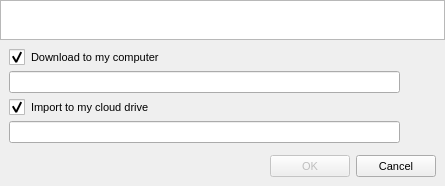
<?xml version="1.0" encoding="UTF-8"?>
<ui version="4.0">
 <class>ImportMegaLinksDialog</class>
 <widget class="QDialog" name="ImportMegaLinksDialog">
  <property name="geometry">
   <rect>
    <x>0</x>
    <y>0</y>
    <width>445</width>
    <height>186</height>
   </rect>
  </property>
  <property name="sizePolicy">
   <sizepolicy hsizetype="Preferred" vsizetype="Preferred">
    <horstretch>0</horstretch>
    <verstretch>0</verstretch>
   </sizepolicy>
  </property>
  <property name="minimumSize">
   <size>
    <width>445</width>
    <height>186</height>
   </size>
  </property>
  <property name="maximumSize">
   <size>
    <width>445</width>
    <height>430</height>
   </size>
  </property>
  <property name="windowTitle">
   <string>Import links</string>
  </property>
  <property name="styleSheet">
   <string notr="true">QWidget
{
font-size: 11px;
}

QCheckBox::indicator {
     width: 16px;
     height: 16px;
 }

QRadioButton::indicator {
     width: 16px;
     height: 16px;
 }

QScrollBar:horizontal {
height: 16px;
}

QPushButton
{
    min-height: 14px;
	height: 14px;
}
</string>
  </property>
  <layout class="QVBoxLayout" name="verticalLayout" stretch="1,0">
   <property name="spacing">
    <number>0</number>
   </property>
   <property name="margin">
    <number>0</number>
   </property>
   <item>
    <widget class="QListWidget" name="linkList">
     <property name="sizePolicy">
      <sizepolicy hsizetype="Preferred" vsizetype="Preferred">
       <horstretch>0</horstretch>
       <verstretch>0</verstretch>
      </sizepolicy>
     </property>
     <property name="minimumSize">
      <size>
       <width>0</width>
       <height>35</height>
      </size>
     </property>
     <property name="sizeIncrement">
      <size>
       <width>0</width>
       <height>0</height>
      </size>
     </property>
    </widget>
   </item>
   <item>
    <widget class="QWidget" name="widget" native="true">
     <layout class="QVBoxLayout" name="verticalLayout_2">
      <property name="spacing">
       <number>6</number>
      </property>
      <property name="margin">
       <number>9</number>
      </property>
      <item>
       <widget class="QCheckBox" name="cDownload">
        <property name="enabled">
         <bool>true</bool>
        </property>
        <property name="text">
         <string>Download to my computer</string>
        </property>
        <property name="checked">
         <bool>true</bool>
        </property>
       </widget>
      </item>
      <item>
       <widget class="QWidget" name="widget_2" native="true">
        <property name="enabled">
         <bool>true</bool>
        </property>
        <layout class="QHBoxLayout" name="horizontalLayout">
         <property name="spacing">
          <number>6</number>
         </property>
         <property name="leftMargin">
          <number>0</number>
         </property>
         <property name="topMargin">
          <number>0</number>
         </property>
         <property name="rightMargin">
          <number>6</number>
         </property>
         <property name="bottomMargin">
          <number>0</number>
         </property>
         <item>
          <widget class="QLineEdit" name="eLocalFolder">
           <property name="enabled">
            <bool>true</bool>
           </property>
           <property name="readOnly">
            <bool>true</bool>
           </property>
          </widget>
         </item>
         <item>
          <widget class="QPushButton" name="bLocalFolder">
           <property name="enabled">
            <bool>true</bool>
           </property>
           <property name="minimumSize">
            <size>
             <width>24</width>
             <height>14</height>
            </size>
           </property>
           <property name="maximumSize">
            <size>
             <width>24</width>
             <height>24</height>
            </size>
           </property>
           <property name="styleSheet">
            <string notr="true">border: none;</string>
           </property>
           <property name="text">
            <string/>
           </property>
           <property name="icon">
            <iconset resource="Resources.qrc">
             <normaloff>:/images/import_computer_ico.png</normaloff>:/images/import_computer_ico.png</iconset>
           </property>
           <property name="iconSize">
            <size>
             <width>24</width>
             <height>24</height>
            </size>
           </property>
          </widget>
         </item>
        </layout>
       </widget>
      </item>
      <item>
       <widget class="QCheckBox" name="cImport">
        <property name="text">
         <string>Import to my cloud drive</string>
        </property>
        <property name="checked">
         <bool>true</bool>
        </property>
       </widget>
      </item>
      <item>
       <widget class="QWidget" name="widget_3" native="true">
        <layout class="QHBoxLayout" name="horizontalLayout_2">
         <property name="spacing">
          <number>6</number>
         </property>
         <property name="leftMargin">
          <number>0</number>
         </property>
         <property name="topMargin">
          <number>0</number>
         </property>
         <property name="rightMargin">
          <number>6</number>
         </property>
         <property name="bottomMargin">
          <number>0</number>
         </property>
         <item>
          <widget class="QLineEdit" name="eMegaFolder">
           <property name="enabled">
            <bool>true</bool>
           </property>
           <property name="readOnly">
            <bool>true</bool>
           </property>
          </widget>
         </item>
         <item>
          <widget class="QPushButton" name="bMegaFolder">
           <property name="minimumSize">
            <size>
             <width>24</width>
             <height>16</height>
            </size>
           </property>
           <property name="maximumSize">
            <size>
             <width>24</width>
             <height>24</height>
            </size>
           </property>
           <property name="text">
            <string/>
           </property>
           <property name="icon">
            <iconset resource="Resources.qrc">
             <normaloff>:/images/import_cloud_ico.png</normaloff>:/images/import_cloud_ico.png</iconset>
           </property>
           <property name="iconSize">
            <size>
             <width>24</width>
             <height>24</height>
            </size>
           </property>
           <property name="flat">
            <bool>true</bool>
           </property>
          </widget>
         </item>
        </layout>
       </widget>
      </item>
      <item>
       <widget class="QWidget" name="widget_4" native="true">
        <property name="maximumSize">
         <size>
          <width>16777215</width>
          <height>32</height>
         </size>
        </property>
        <layout class="QHBoxLayout" name="horizontalLayout_3">
         <property name="spacing">
          <number>6</number>
         </property>
         <property name="leftMargin">
          <number>0</number>
         </property>
         <property name="topMargin">
          <number>6</number>
         </property>
         <property name="rightMargin">
          <number>0</number>
         </property>
         <property name="bottomMargin">
          <number>0</number>
         </property>
         <item>
          <spacer name="horizontalSpacer">
           <property name="orientation">
            <enum>Qt::Horizontal</enum>
           </property>
           <property name="sizeHint" stdset="0">
            <size>
             <width>40</width>
             <height>20</height>
            </size>
           </property>
          </spacer>
         </item>
         <item>
          <widget class="QPushButton" name="bOk">
           <property name="enabled">
            <bool>false</bool>
           </property>
           <property name="text">
            <string>OK</string>
           </property>
          </widget>
         </item>
         <item>
          <widget class="QPushButton" name="bCancel">
           <property name="text">
            <string>Cancel</string>
           </property>
          </widget>
         </item>
        </layout>
       </widget>
      </item>
     </layout>
    </widget>
   </item>
  </layout>
 </widget>
 <resources>
  <include location="Resources.qrc"/>
 </resources>
 <connections>
  <connection>
   <sender>bCancel</sender>
   <signal>clicked()</signal>
   <receiver>ImportMegaLinksDialog</receiver>
   <slot>reject()</slot>
   <hints>
    <hint type="sourcelabel">
     <x>398</x>
     <y>184</y>
    </hint>
    <hint type="destinationlabel">
     <x>222</x>
     <y>102</y>
    </hint>
   </hints>
  </connection>
  <connection>
   <sender>bOk</sender>
   <signal>clicked()</signal>
   <receiver>ImportMegaLinksDialog</receiver>
   <slot>accept()</slot>
   <hints>
    <hint type="sourcelabel">
     <x>317</x>
     <y>184</y>
    </hint>
    <hint type="destinationlabel">
     <x>222</x>
     <y>102</y>
    </hint>
   </hints>
  </connection>
 </connections>
</ui>
